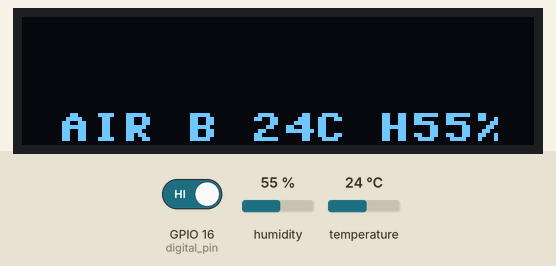
A program run on a simulated ESP8266 board running MicroPython. Parts: 128×32 one-colour display. The inputs (shaded band) are chosen by the test bench; at power-on: GPIO 16 (digital_pin) HIGH, humidity 55 %, temperature 24 °C.

Above: at 1.2 s.
1.3 s: GPIO 16 (digital_pin) driven LOW
7.3 s: humidity set to 22 %
At 10.4 s:
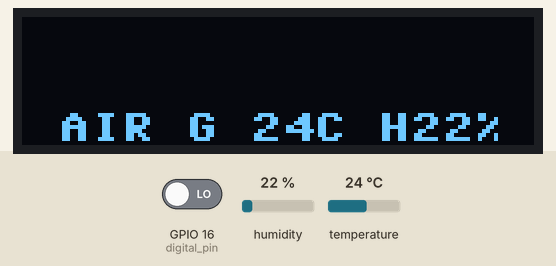
13.3 s: temperature set to 12 °C
At 15.5 s:
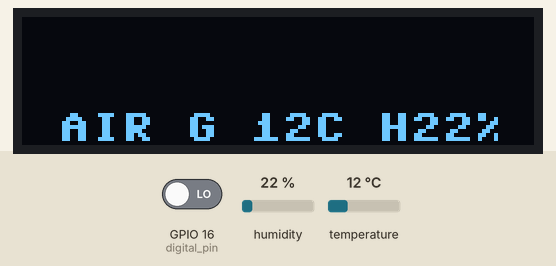
19.3 s: GPIO 16 (digital_pin) driven HIGH
25.3 s: humidity set to 40 %
At 30.7 s:
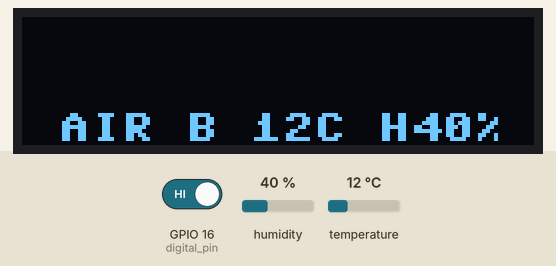
31.7 s: temperature set to 19 °C
At 35.8 s:
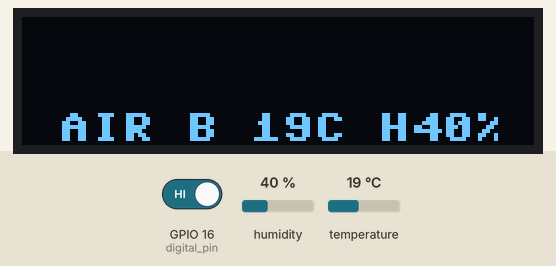
Timing chart, 0 to 37.3 s (numbered marks = the images above; inputs shaded):
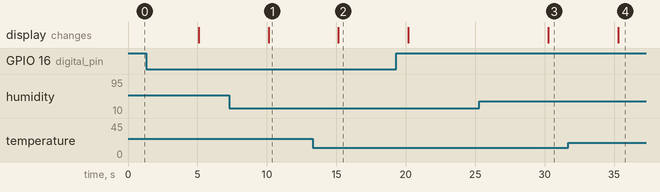

The program:

ESP32.py
```python
import machine
import ssd1306
import time
import dht

# 初始化 I2C 與 OLED 顯示器
i2c = machine.I2C(scl=machine.Pin(5), sda=machine.Pin(4))
oled = ssd1306.SSD1306_I2C(110, 32, i2c, addr=0x3C)

# 設定 MQ-135 感測器
analog_pin = machine.ADC(0)
digital_pin = machine.Pin(16, machine.Pin.IN)

# 設定 DHT11 感測器
dht_sensor = dht.DHT11(machine.Pin(2))

def read_sensor():
    digital_status = digital_pin.value()
    dht_sensor.measure()
    temp = dht_sensor.temperature()
    hum = dht_sensor.humidity()
    return digital_status, temp, hum

def draw_large_text(oled, text, x, y):
    for i, char in enumerate(text):
        oled.text(char, x + i*8, y)
        oled.text(char, x + i*8, y + 8)

def display_sensor_data():
    while True:
        digital_status, temp, hum = read_sensor()
        oled.fill(0)

        # 簡化顯示資訊
        air_quality_status = "AIR G" if not digital_status else "AIR B"
        display_text = '{} {}C H{}%'.format(air_quality_status, temp, hum)

        # 顯示數據
        draw_large_text(oled, display_text, 0, 24)
        oled.show()
        time.sleep(5)  # 每 5 秒更新一次

display_sensor_data()
```

Measured:
- after the input at 7.3 s, the display: changes after 2.8 s (image 1)
- after the input at 13.3 s, the display: changes after 1.9 s (image 2)
- after the input at 25.3 s, the display: changes after 5.0 s (image 3)
- after the input at 31.7 s, the display: changes after 3.6 s (image 4)
